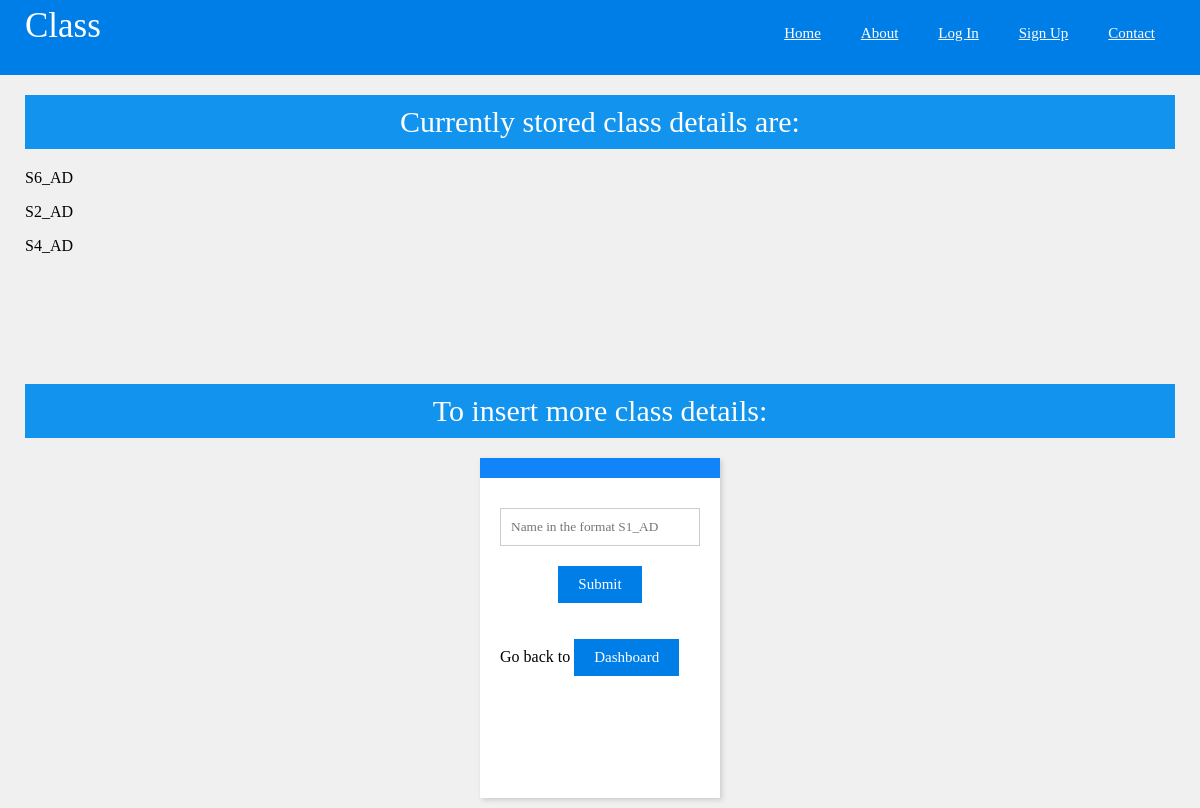
The app's page /class (signed in) with its own data.
### models/classes.py (models this page shows)
class Classes(db.Model):
	theclass = db.Column(db.String, primary_key = True)
	students = db.relationship("Students", lazy = True)
	subjects = db.relationship("Subjects", lazy = True)
	deta1 = db.relationship("Internals_1_details", lazy = True)
	deta2 = db.relationship("Assignment_1_details", lazy = True)
	deta3 = db.relationship("Internals_2_details", lazy = True)
	deta4 = db.relationship("Assignment_2_details", lazy = True)
	deta5 = db.relationship("Endsem_details", lazy = True)
	deta6 = db.relationship("Feedback", lazy = True)

### routes/classes.py (the view, shortened to what this page needs)
@classs.route("/class", methods = ["GET", "POST"])
@login_required
def classes():
	if request.method == "GET":
		rows = db.session.execute(db.select(Classes.theclass)).all()
		therows = []
		for i in rows:
			j = i[0]
			therows.append(j)
		return render_template('class.html', existing = therows)

### main.py (called while the page is built)
@lm.user_loader
def user_loader(email):
	theusers = db.session.execute(db.select(Users.email)).all()
	users = []
	for i in theusers:
		users.append(i[0])
	if email not in users:
		return
	user = Auser()
	user.id = email
	return user

### templates/class.html (shortened to what this page needs)
<html>
	<head>
		<link rel = "stylesheet" type = "text/css" href = "/static/css/style.css">
	</head>
	<body>
		<div class=nav>
			<div class=margin>
				<h1>Class</h1>
				<div class=link>
					<a href="/index" class=nl>Home</a>
					<a href="/about" class=nl>About</a>
					<a href="/login" class=nl>Log In</a>
					<a href="/signup" class=nl>Sign Up</a>
					<a href="/contact" class=nl>Contact</a>
				</div>
			</div>
		</div>
		<div class=margin>
			<h5>Currently stored class details are:</h5>
			{% for i in existing %}
			<p>{{i}}</p>
			{% endfor %}
			<br><h5>To insert more class details:</h5>
			<center>
			<div class=j>
				<h3></h3>
			<form method = "post">
				<div class = "TextBoxdiv">
					<input type = "text" name = "name" placeholder = "Name in the format S1_AD" autocomplete="off">
				</div>
				<button>Submit</button>
			</form>
		<centre>	<p>Go back to <a href = "/dash"><button>Dashboard</button></a></p></centre>
		</div></center>
	</body>
</html>

### static/css/style.css (style rules this page uses)
body { margin:0; font-family:"comic sans ms"; background:#f0f0f0; }
.nav { width:100%; z-index:100; position:fixed; background:#007ee8; top:0; height:75; }
.margin { width:1150; margin:auto; }
h1,h2,h3,h4,h5,h6 { font:lighter 25px "comic sans ms"; color:white; padding:0; margin:0; }
h1 { font-size:35; float:left; padding:6 0 0; }
.link { float:right; }
.nl { float:left; color:white; padding:25 20; }
a,img,button { transition:0.5s all ease; color:white; font-size:15; font-family:"comic sans ms"; }
button { background:#007ee8; border:none; padding:10 20 ; margin:10 0; }
h3 { background:#1284f9; padding:10 20; margin:-20 -20 20; }
p { text-align:justify; }
input,textarea { width:100%; padding:10; border:1px solid #ccc; margin:10 0; font-family:"Andika Basic"; }
h5 { background:#1293ee; padding:10 20; margin:95 0 20; font-size:30; text-align:center; }
.j { width:200; height:300; background:white; box-shadow:2px 2px 5px #ccc; padding:20; margin:20 10 10; float:center; }

### records on screen
Classes: theclass "S6_AD"
Classes: theclass "S2_AD"
Classes: theclass "S4_AD"
